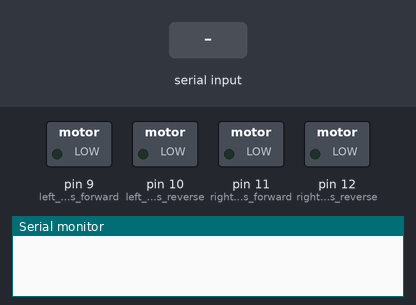
A sketch run on a simulated Arduino Uno, built with avr-gcc and run on an emulated ATmega328P. Shown: switched loads named in the sketch (green lamp = pin HIGH), the last lines printed to the serial monitor. The inputs (shaded band) are chosen by the test bench.

Above: at 1.2 s.
1.3 s: "F" received over Serial
At 1.7 s:
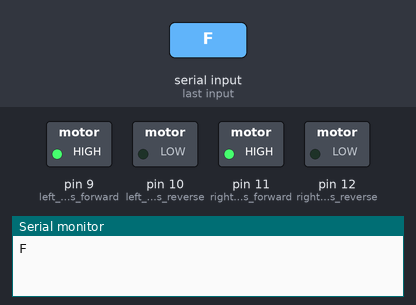
2.9 s: "B" received over Serial
At 4.1 s:
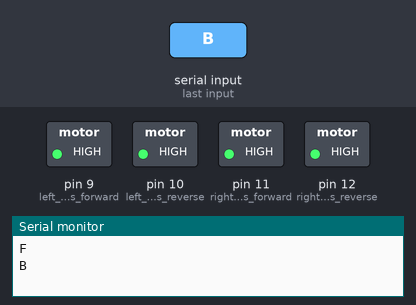
4.5 s: "w" received over Serial
At 5.3 s:
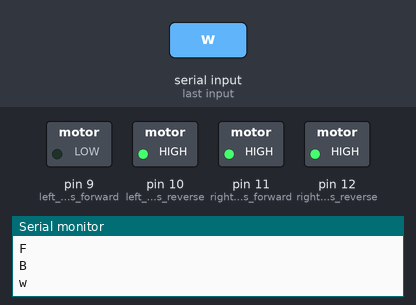
Timing chart, 0 to 7.5 s (numbered marks = the images above; inputs shaded):
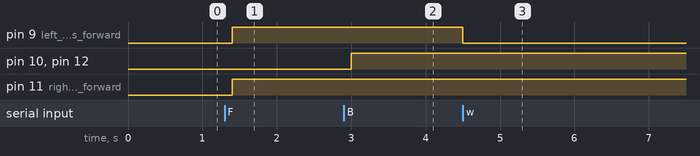

Measured:
- after the input at 1.3 s, pin 9 (left_motors_forward), pin 11 (right_motors_forward): LOW → HIGH after 0.10 s
- after the input at 2.9 s, pin 10 (left_motors_reverse), pin 12 (right_motors_reverse): LOW → HIGH after 0.10 s
- after the input at 4.5 s, pin 9 (left_motors_forward): HIGH → LOW at once

The sketch:

Blutooth_controlled_car_2.ino
```cpp
char t;

void setup() {
pinMode(9,OUTPUT);   //left motors forward
pinMode(10,OUTPUT);   //left motors reverse
pinMode(11,OUTPUT);   //right motors forward
pinMode(12,OUTPUT);   //right motors reverse
//pinMode(9,OUTPUT);   //Led
Serial.begin(9600);

}

void loop() {
if(Serial.available()){
  t = Serial.read();
  Serial.println(t);
}

if(t == 'F'){            //move forward(all motors rotate in forward direction)
  digitalWrite(9,HIGH);
  digitalWrite(11,HIGH);
}

else if(t == 'B'){      //move reverse (all motors rotate in reverse direction)
  digitalWrite(10,HIGH);
  digitalWrite(12,HIGH);
}

else if(t == 'L'){      //turn right (left side motors rotate in forward direction, right side motors doesn't rotate)
  digitalWrite(9,HIGH);
}

else if(t == 'R'){      //turn left (right side motors rotate in forward direction, left side motors doesn't rotate)
  digitalWrite(11,HIGH);
}

else if(t == 'W'){    //turn led on or off)
  digitalWrite(9,HIGH);
}
else if(t == 'w'){
  digitalWrite(9,LOW);
}

else if(t == 'S'){      //STOP (all motors stop)
  digitalWrite(9,LOW);
  digitalWrite(10,LOW);
  digitalWrite(11,LOW);
  digitalWrite(12,LOW);
}
delay(100);
}
```
